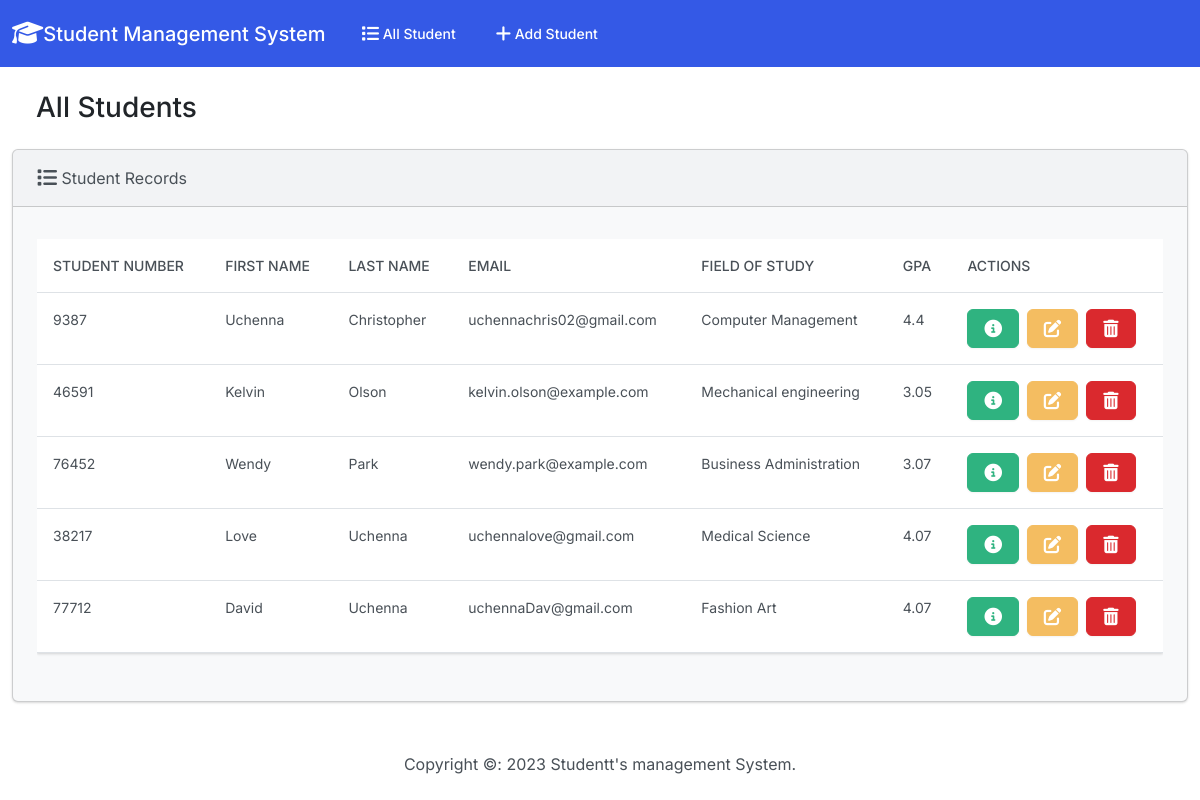
Before: / with the older database file.
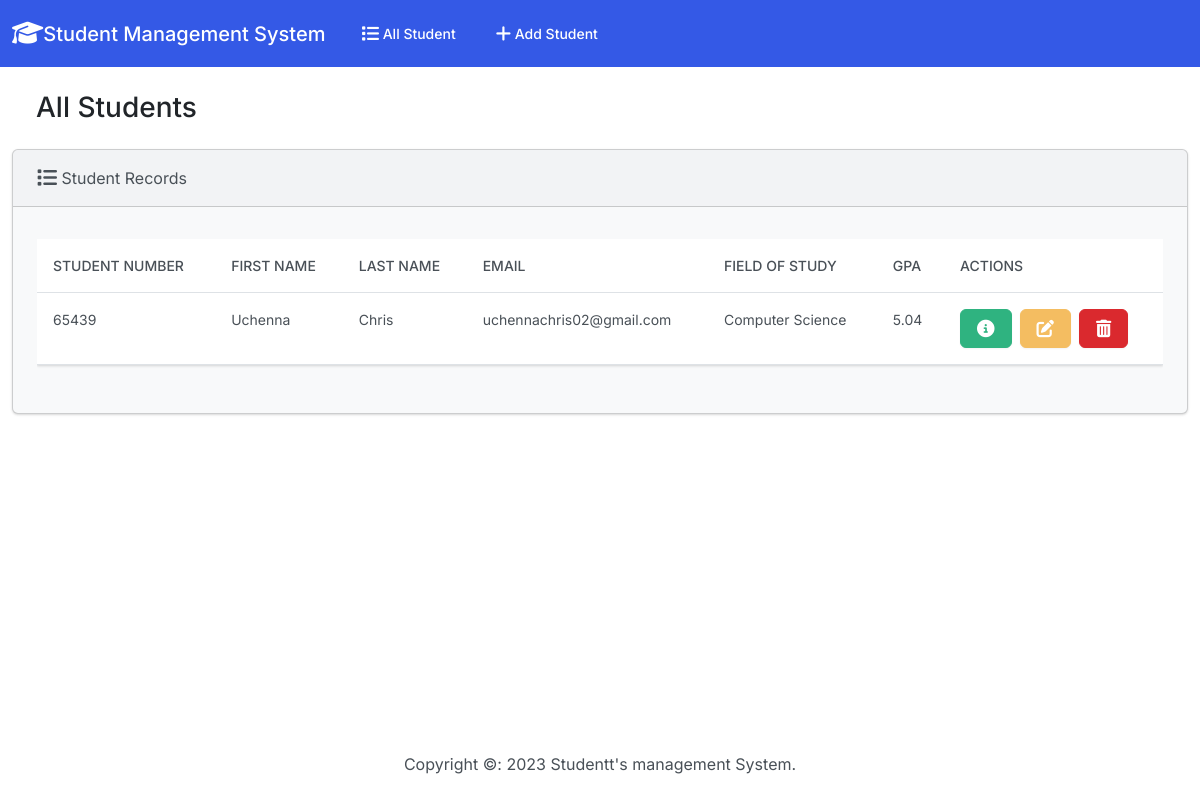
After: the same page with the newer database file.
### stududents/models.py (models this page shows, shortened)
class Student(models.Model):
    student_number = models.PositiveIntegerField()
    first_name = models.CharField(max_length= 50)
    last_name = models.CharField(max_length= 50)
    email = models.EmailField(max_length= 100)
    field_of_study = models.CharField(max_length= 50)
    gpa = models.FloatField()

### stududents/views.py (the view)
# urls.py: path('', views.index, name='index'),
def index(request):
    return render(request, 'students/index.html', {
        'students': Student.objects.all()
    })

### stududents/templates/students/index.html (shortened to what this page needs)
{% extends "students/base.html" %}
{% block body %}
<h3 class="m-4">All Students</h3>
            <div class="row">
                <div class="col-12">
                  {% if students %}
                  <div class="card bg-light ml-4 mr-4 mb-4">
                    <div class="card-header">
                      <i class="fa-solid fa-list fa-lg"></i> Student Records
                    </div>
                    <div class="card-body">
                      <p class="card-text">
                        <div class="table-responsive">
                          <table class="table table-hover">
                            <thead>
                              <tr>
                                <th scope="col">Student Number</th>
                                <th scope="col">First Name</th>
                                <th scope="col">Last Name</th>
                                <th scope="col">Email</th>
                                <th scope="col">Field of Study</th>
                                <th scope="col">GPA</th>
                                <th scope="col">Actions</th>
                              </tr>
                            </thead>
                            <tbody>
                                {% for student in students %}
                                  <tr>
                                    <td>{{ student.student_number }}</td>
                                    <td>{{ student.first_name }}</td>
                                    <td>{{ student.last_name }}</td>
                                    <td>{{ student.email }}</td>
                                    <td>{{ student.field_of_study }}</td>
                                    <td>{{ student.gpa }}</td>
                                    <td>
                                      <button type="button" class="btn btn-success me-1" href="{% url 'view_student' student.id %}" data-bs-toggle="modal" data-bs-target="#myModal{{student.id}}">
                                      </button>
                                      <a class="btn btn-warning me-1" href="{% url 'edit' student.id %}">
                                      </a>
                                      <button type="button" class="btn btn-danger" data-bs-toggle="modal" data-bs-target="#delete{{student.id}}">
                                      </button>
                                    </td>
                                  </tr>
                                {% endfor %}
                            </tbody>
                          </table>
                        </div>
                      </p>
                    </div>
                  </div>
                  {% else %}
                  <h5 class="alert alert-primary ms-4 me-4">No Student Records</h5>
                  {% endif %}
                </div>
            </div>
{% endblock %}

### stududents/templates/students/base.html (shortened to what this page needs)
{% load static %}
<!DOCTYPE html>
<html lang="en">
<head>
    <link rel="stylesheet" href="{% static 'css/bootstrap.min.css' %}">
    <link rel="stylesheet" href="https://cdnjs.cloudflare.com/ajax/libs/font-awesome/6.4.0/css/all.min.css" />
</head>
<body class="d-flex flex-column min-vh-100">
    <nav class="navbar navbar-expand-lg bg-primary" data-bs-theme="dark">
        <div class="container-fluid">
          <a class="navbar-brand" href="{% url 'index' %}"><i class="fa-solid fa-graduation-cap fa-lg"></i>Student Management System</a>
          <div class="collapse navbar-collapse" id="navbarColor01">
            <ul class="navbar-nav me-auto">
              <li class="nav-item">
                <a class="nav-link" href="{% url 'index' %}"> All Student</a>
              </li>
              <li class="nav-item">
                <a class="nav-link" href="{% url 'add' %}"> Add Student</a>
              </li>
            </ul>
          </div>
        </div>
      </nav>
    <div class="container-fluid">
        {% block body %}
        {% endblock %}
    </div>
    <footer class="mt-auto mb-4">
        <div class="text-center">
            <span>
                Copyright &copy: <script>document.write(new Date().getFullYear())</script> Studentt's management System.
            </span>
        </div>
    </footer>
</body>
</html>

Changed rows visible on the page:
removed Student: student_number "9387", first_name "Uchenna", last_name "Christopher", email "uchennachris02@gmail.com", field_of_study "Computer Management", gpa "4.4"
removed Student: student_number "46591", first_name "Kelvin", last_name "Olson", email "kelvin.olson@example.com", field_of_study "Mechanical engineering", gpa "3.05"
removed Student: student_number "76452", first_name "Wendy", last_name "Park", email "wendy.park@example.com", field_of_study "Business Administration", gpa "3.07"
removed Student: student_number "38217", first_name "Love", last_name "Uchenna", email "uchennalove@gmail.com", field_of_study "Medical Science", gpa "4.07"
removed Student: student_number "77712", first_name "David", last_name "Uchenna", email "uchennaDav@gmail.com", field_of_study "Fashion Art", gpa "4.07"
added Student: student_number "65439", first_name "Uchenna", last_name "Chris", email "uchennachris02@gmail.com", field_of_study "Computer Science", gpa "5.04"
